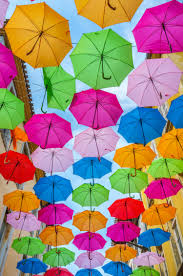
#> input picture NOV10/um.jpg, 183 x 276 px
$ jupyter execute --allow-errors test.ipynb
#> lines starting #> are read from the running program, lines starting #| are printed output that depends on the picture; after the words box and inside, x2 and y2 are one past the last pixel; in counts of white or black regions, pixels touching at a corner belong together
# Methods to Findout Upper Bound  and Lower Bound of HSV Colors in Image

##  1.SHOWS HSV VALUE IN THE IMAGES

[cell 1]
import cv2
import numpy as np

# Load the image
image = cv2.imread('um.jpg')
#> image is the input picture: shape (276, 183, 3); mean B, G, R 122, 131.9, 159

# Mouse callback function
def show_hsv_value(event, x, y, flags, param):
    if event == cv2.EVENT_MOUSEMOVE:  # when mouse moves
        pixel = image[y, x]
        h,s,v = cv2.cvtColor(np.uint8([[pixel]]), cv2.COLOR_BGR2HSV)[0][0]

        print(f"Position ({x},{y}) -> HSV: ({h}, {s}, {v})")

# Create window and set callback
cv2.namedWindow('Image')
cv2.setMouseCallback('Image', show_hsv_value)

# Display the image
while True:

    cv2.namedWindow('Image')
    cv2.imshow('Image', image)
    if cv2.waitKey(1) & 0xFF == ord('q'):
#> (key q is pressed here)
        break


cv2.destroyAllWindows()

## 2.Finding Upper and Lower Threshold value using tracker

[cell 2]
import cv2 as cv
import numpy as np

def nothing(x):
    pass

img = cv.imread('um.jpg')
hsv = cv.cvtColor(img, cv.COLOR_BGR2HSV)
#> hsv: shape (276, 183, 3); mean H, S, V 84.4, 165, 200.2

cv.namedWindow("Trackbars")

cv.createTrackbar("LH", "Trackbars", 0, 179,nothing)
cv.createTrackbar("LS", "Trackbars", 0, 255, nothing)
cv.createTrackbar("LV", "Trackbars", 0, 255, nothing)
cv.createTrackbar("UH", "Trackbars", 179, 179, nothing)
cv.createTrackbar("US", "Trackbars", 255, 255, nothing)
cv.createTrackbar("UV", "Trackbars", 255, 255, nothing)

while True:
    lh = cv.getTrackbarPos("LH", "Trackbars")
    ls = cv.getTrackbarPos("LS", "Trackbars")
    lv = cv.getTrackbarPos("LV", "Trackbars")
    uh = cv.getTrackbarPos("UH", "Trackbars")
    us = cv.getTrackbarPos("US", "Trackbars")
    uv = cv.getTrackbarPos("UV", "Trackbars")

    lower = np.array([lh, ls, lv])
    upper = np.array([uh, us, uv])

    mask = cv.inRange(hsv, lower, upper)
#> mask: shape (276, 183); every value is 255
    result = cv.bitwise_and(img, img, mask=mask)

    cv.imshow("Mask", mask)
    cv.imshow("Result", result)

    if cv.waitKey(1) & 0xFF == ord('q'):
#> (key q is pressed here)
        break

cv.destroyAllWindows()

## 3.Using Histogram(Only finding Peak Color UB,LB )

[cell 3]
import cv2
import numpy as np
import matplotlib.pyplot as plt
from scipy.optimize import curve_fit

# Gaussian function
def gaussian(x, a, mu, sigma):
    return a * np.exp(-0.5 * ((x - mu) / sigma) ** 2)

# 1. Load image
img = cv2.imread('color_cropped.png')
#> (the rest of this cell did not finish here and is left out)

# CROSS CHECKING


### 1.Create HSV Image

[cell 4]
import numpy as np
import cv2

# Define image size
height, width = 1000, 1000

# Define HSV color
hsv_color = (90,255,255)# OpenCV uses H: 0-179, S: 0-255, V: 0-255
# Create an HSV image
hsv_image = np.full((height, width, 3), hsv_color, dtype=np.uint8)

# Convert HSV to BGR for display or saving
bgr_image = cv2.cvtColor(hsv_image, cv2.COLOR_HSV2BGR)
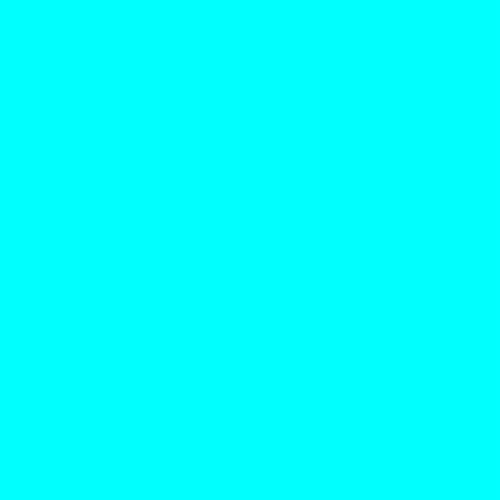
#> bgr_image: shape (1000, 1000, 3) (shown at 1/2 size); mean B, G, R 255, 254, 0

# Save the image
cv2.imwrite(f"{hsv_color[0]},{hsv_color[1]},{hsv_color[2]}.png", bgr_image)
#> Out = True

### 2.Extracting colors from Image using upper bound and lower bound

[cell 5]
import cv2
import numpy as np

frame = cv2.imread('balloon.jpg')
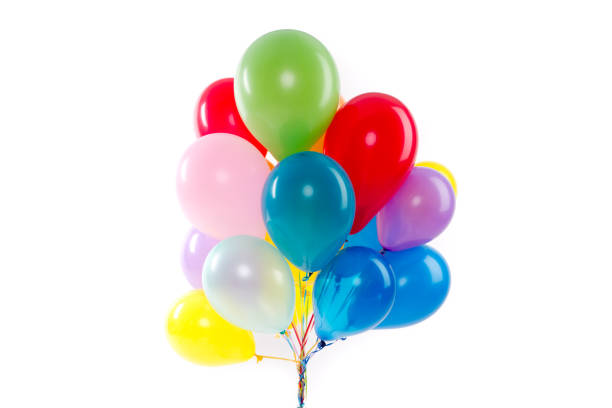
#> input picture NOV10/balloon.jpg, 612 x 408 px
#> frame is the input picture: shape (408, 612, 3); mean B, G, R 224.5, 226, 227.1
hsv = cv2.cvtColor(frame, cv2.COLOR_BGR2HSV)
#> hsv: shape (408, 612, 3); mean H, S, V 29.7, 44.2, 243.4

# Define blue range
lower_blue = np.array([135,50,210])
upper_blue = np.array([ 157, 255, 255,])

mask = cv2.inRange(hsv, lower_blue, upper_blue)
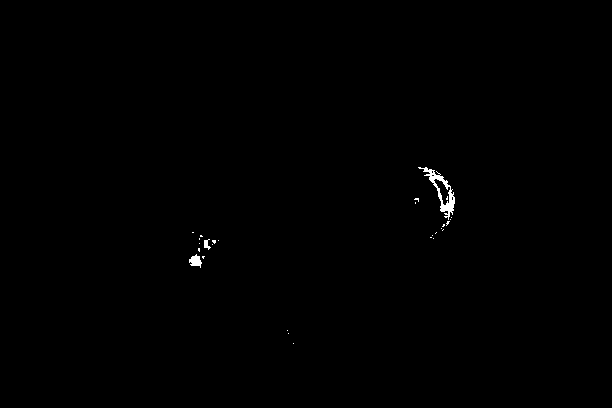
#> mask: shape (408, 612); 0.28% white; 28 white regions (25 under 20 px), largest, box (x1, y1, x2, y2) and area: (418, 167, 455, 220) 453, (189, 254, 202, 268) 109, (204, 239, 211, 250) 42
result = cv2.bitwise_and(frame, frame, mask=mask)

cv2.imshow('Frame', frame)
cv2.imshow('Mask', mask)
cv2.imshow('Result', result)
cv2.waitKey(0)
cv2.destroyAllWindows()

### 3.Histogram Visualization

[cell 6]
import cv2
import numpy as np
from matplotlib import pyplot as plt


image = cv2.imread('um.jpg')
copy = image.copy()

hsv = cv2.cvtColor(image,cv2.COLOR_BGR2HSV)


hist_mask = cv2.calcHist([hsv], [0], None, [180], [0,180])
#> hist_mask = 180 values, max 2386 at index 20, min 13 at index 79, mean 280.6


plt.plot(hist_mask)
plt.title('Histogram of Hue Channel (Masked)')
plt.xlabel('Hue Value', fontsize=12, fontweight='bold')
plt.ylabel('Frequency', fontsize=12, fontweight='bold')
plt.show()
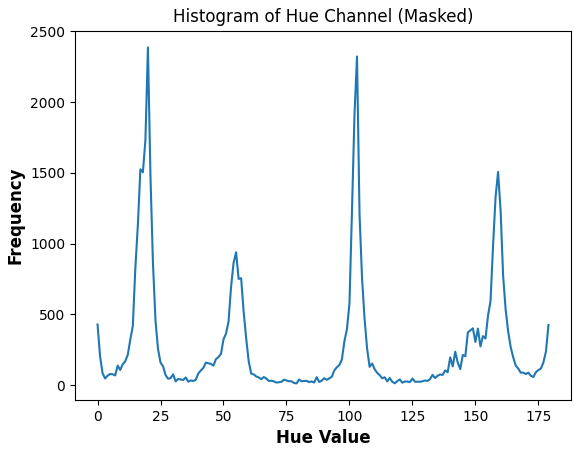
#> figure drawn by matplotlib, 1 panel; curve peaks at x = 20, y = 2386

# Detect multiple color in Image  - Working 50-50

[cell 7]
import cv2
import numpy as np
import matplotlib.pyplot as plt
from sklearn.mixture import GaussianMixture

# 1. Load image
img = cv2.imread('um.jpg')
img_rgb = cv2.cvtColor(img, cv2.COLOR_BGR2RGB)

# 2. Convert to HSV
img_hsv = cv2.cvtColor(img, cv2.COLOR_BGR2HSV)

# 3. Prepare data for GMM
pixels = img_hsv.reshape(-1, 3)  # Flatten to (num_pixels, 3)

# 4. Fit Gaussian Mixture Model
n_colors = 6 # Change this based on how many colors you expect
gmm = GaussianMixture(n_components=n_colors, covariance_type='full', random_state=42)
gmm.fit(pixels)

# 5. Predict cluster for each pixel
labels = gmm.predict(pixels)
segmented = labels.reshape(img_hsv.shape[:2])
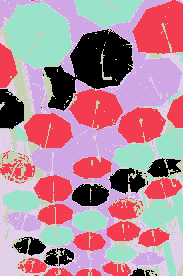
#> segmented: shape (276, 183) int64; 6 distinct labels, from 0 to 5; one colour per label, 0 black

# 6. Create masks for each color cluster
plt.figure(figsize=(15, 5))
plt.subplot(1, n_colors+1, 1)
plt.title("Original Image")
plt.imshow(img_rgb)

for i in range(n_colors):
    mask = (segmented == i).astype(np.uint8) * 255
    color_segment = cv2.bitwise_and(img_rgb, img_rgb, mask=mask)
    plt.subplot(1, n_colors+1, i+2)
    plt.title(f"Cluster {i+1}")
    plt.imshow(color_segment)
#> this loop made 6 passes
#> pass 1, `mask = (segmented == i).astype(np.uint8) * 255`:
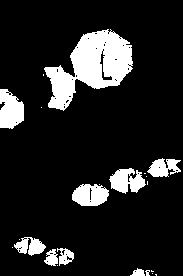
#> mask: shape (276, 183); 13.5% white; 22 white regions (12 under 20 px), largest, box (x1, y1, x2, y2) and area: (44, 29, 133, 111) 3612, (0, 89, 24, 129) 729, (72, 184, 109, 206) 625
#> pass 1, `color_segment = cv2.bitwise_and(img_rgb, img_rgb, mask=mask)`:
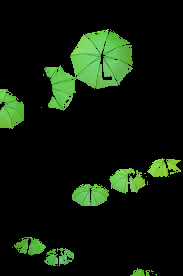
#> color_segment: shape (276, 183, 3); mean R, G, B 14, 26, 10.6
#> pass 2, `mask = (segmented == i).astype(np.uint8) * 255`:
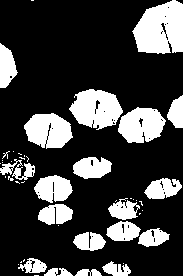
#> mask: shape (276, 183); 24.7% white; 48 white regions (28 under 20 px), largest, box (x1, y1, x2, y2) and area: (132, 0, 183, 54) 2099, (69, 89, 123, 130) 1502, (24, 113, 73, 149) 1267
#> pass 2, `color_segment = cv2.bitwise_and(img_rgb, img_rgb, mask=mask)`:
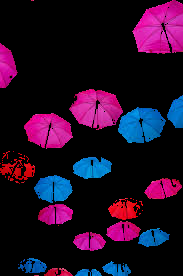
#> color_segment: shape (276, 183, 3); mean R, G, B 35.2, 12.8, 38.1

plt.show()
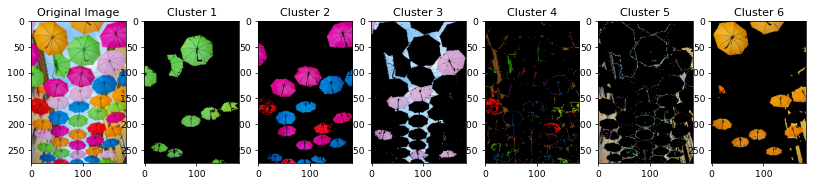
#> figure drawn by matplotlib, 7 panels

# Optional: Get HSV ranges for each cluster
means = gmm.means_
covariances = gmm.covariances_
for i in range(n_colors):
    mu = means[i]
    sigma = np.sqrt(np.diag(covariances[i]))
    lower_bound = np.clip(mu - 2*sigma, [0,0,0], [179,255,255]).astype(int)
    upper_bound = np.clip(mu + 2*sigma, [0,0,0], [179,255,255]).astype(int)
    print(f"Cluster {i+1}: Lower={lower_bound}, Upper={upper_bound}")
